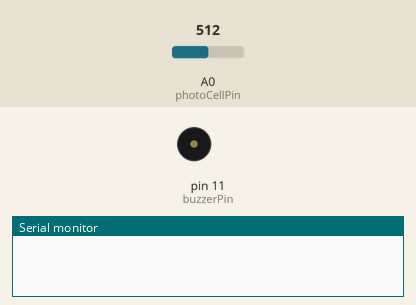
Simulated run of this sketch. Board: Arduino Uno, built with avr-gcc and run on an emulated ATmega328P. Parts: buzzer (waves = sounding), the last lines printed to the serial monitor. The inputs (shaded band) are chosen by the test bench; at power-on: A0 (photoCellPin) = 512.

Above: at 0.1 s.
At 2.85 s:
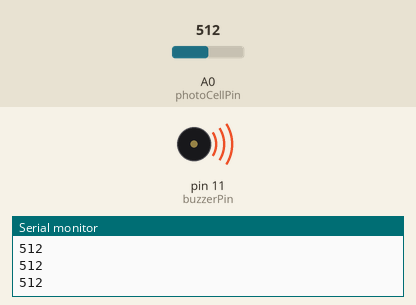
Timing chart, 0 to 3.1 s (numbered marks = the images above):
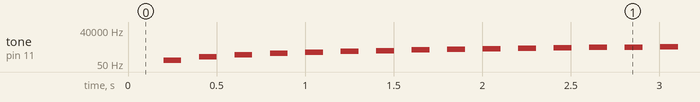

Measured:
- by itself, tone on pin 11 (buzzerPin): plays 100 Hz for 0.10 s, 200 Hz for 0.10 s, 300 Hz for 0.10 s, 400 Hz for 0.10 s, 500 Hz for 0.10 s, 600 Hz for 0.10 s … (648 notes in this stretch)

The sketch:

buzzer.ino
```cpp
const int photoCellPin = A0;
int buzzerPin = 11;
int photoCellValue = 0;
int buzzerValue = 0;

void setup() {
  pinMode(buzzerPin, OUTPUT);
  Serial.begin(9600);
}

void loop() {
  photoCellValue =analogRead(photoCellPin);
  tone(buzzerPin, buzzerValue);
  delay(100);
  noTone(buzzerPin);
  delay(100);
  buzzerValue += 100;
  Serial.println(photoCellValue);
}
```
